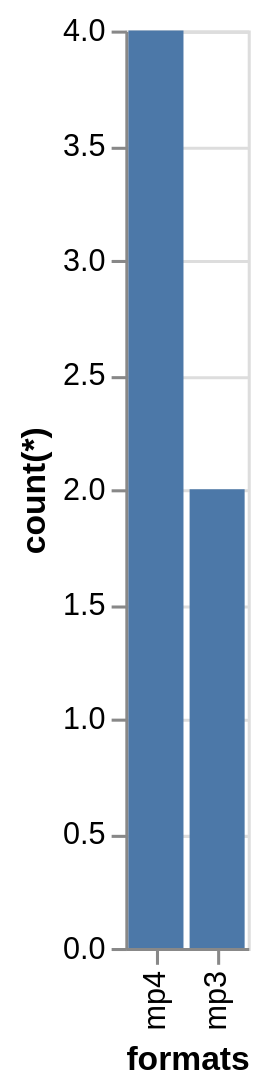

Write the Vega-Lite specification saved for this chart.
### Vega-Lite specification from a JSON file in a GitHub repository (floating-point values rounded to 4 significant figures)
{"data": {"values": [{"x_data": "mp4", "y_data": 4}, {"x_data": "mp3", "y_data": 2}]}, "mark": "bar", "encoding": {"x": {"field": "x_data", "type": "nominal", "title": "formats", "sort": {"op": "sum", "field": "y_data", "order": "descending"}}, "y": {"field": "y_data", "type": "quantitative", "title": "count(*)"}}}
